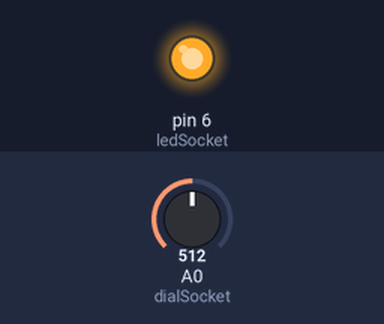
A sketch run on a simulated Arduino Uno, built with avr-gcc and run on an emulated ATmega328P. Parts: output pins drawn as LEDs (lit = HIGH). Dashed ring = blinking. The test bench sets the inputs (shaded band); at power-on: A0 (dialSocket) = 512.

Above: at 1.4 s.
1.5 s: A0 (dialSocket) set to 122
At 1.94 s:
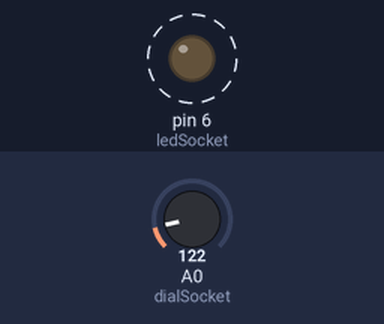
4.8 s: A0 (dialSocket) set to 0
At 5.09 s:
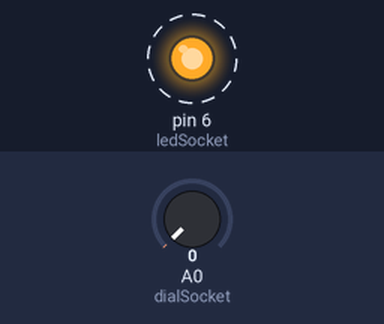
Timing chart, 0 to 14.1 s (numbered marks = the images above; inputs shaded):
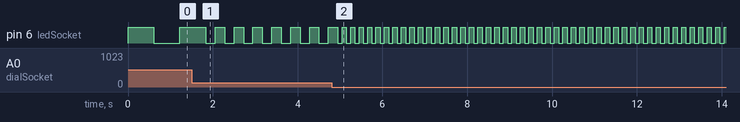

The sketch:

L_02_C_04.ino
```cpp
const int ledSocket = 6;
const int dialSocket = A0;
int pause;


void setup() {
  pinMode(ledSocket, OUTPUT);
  pinMode(dialSocket, INPUT);
}

void loop() {
  pause = 100+analogRead(dialSocket);
  digitalWrite(ledSocket, HIGH);
  delay(pause);
  pause = 100+analogRead(dialSocket);
  digitalWrite(ledSocket, LOW);
  delay(pause);
}
```

Measured:
- after the input at 1.5 s, pin 6 (ledSocket): alternates HIGH for 0.22 s and LOW for 0.22 s, starting after 0.56 s
- after the input at 4.8 s, pin 6 (ledSocket): alternates HIGH for 0.10 s and LOW for 0.10 s, starting after 0.25 s
